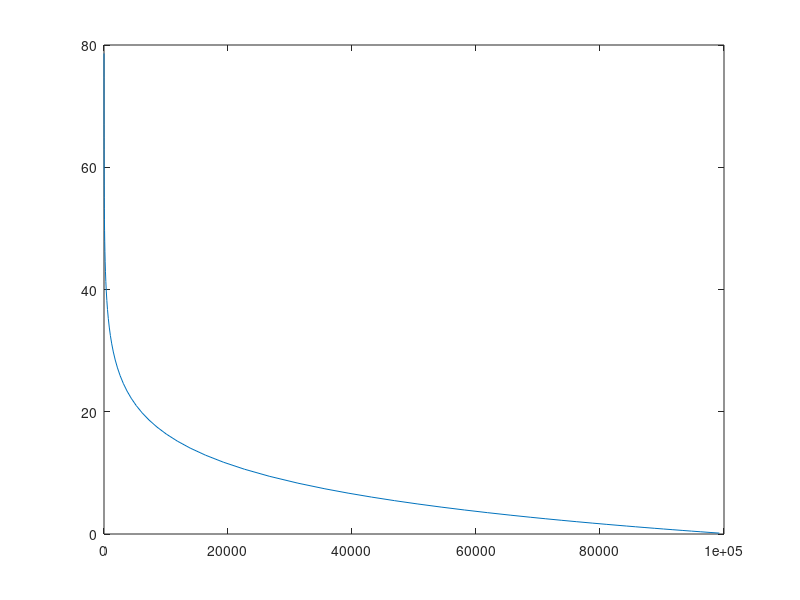

This chart was generated by the following MATLAB code:
close all
clear
clc

p0 = 101325;
L  = 0.0065;
T0 = 288.15;
g  = 9.80665;
M  = 0.0289644;
R  = 8.31447;

p = [1.50000000000000 2.63500000000000 4.01400000000000 5.67900000000000 7.76700000000000 10.4520000000000 ...
      13.9600000000000 18.5420000000000 24.4940000000000 32.1780000000000 42.0420000000000 54.6290000000000 ...
      70.5960000000000 90.7290000000000 115.998000000000 147.565000000000 186.788000000000 235.259000000000 ...
      294.832000000000 367.650000000000 456.169000000000 563.180000000000 691.832000000000 845.639000000000 ...
      1028.49200000000 1246.01500000000 1505.02500000000 1812.43500000000 2176.10100000000 2604.91100000000 ...
      3108.89100000000 3699.27100000000 4390.96600000000 5201.59100000000 6149.56600000000 7255.78600000000 ...
      8543.90200000000 10051.4380000000 11825.0020000000 13911.5030000000 16366.1530000000 19254.1040000000 ...
      22651.3550000000 26647.9080000000 31279.1580000000 35625.0080000000 39375.0080000000 43125.0080000000 ...
      46875.0080000000 50625.0080000000 54375.0080000000 58125.0120000000 61875.0160000000 65625.0160000000 ...
      68750.0160000000 71250.0160000000 73750.0160000000 76250.0000000000 78750.0000000000 81000.0160000000 ...
      82750.0230000000 84250.0080000000 85750.0080000000 87250.0080000000 88750.0000000000 90249.9920000000 ...
      91749.9920000000 93250.0080000000 94750.0000000000 96249.9840000000 97750.0000000000 99250.0080000000 ];
  
  
  h = (T0/L).*( 1 - (p./p0).^(R*L/g*M));
  
  
  plot(p,h)